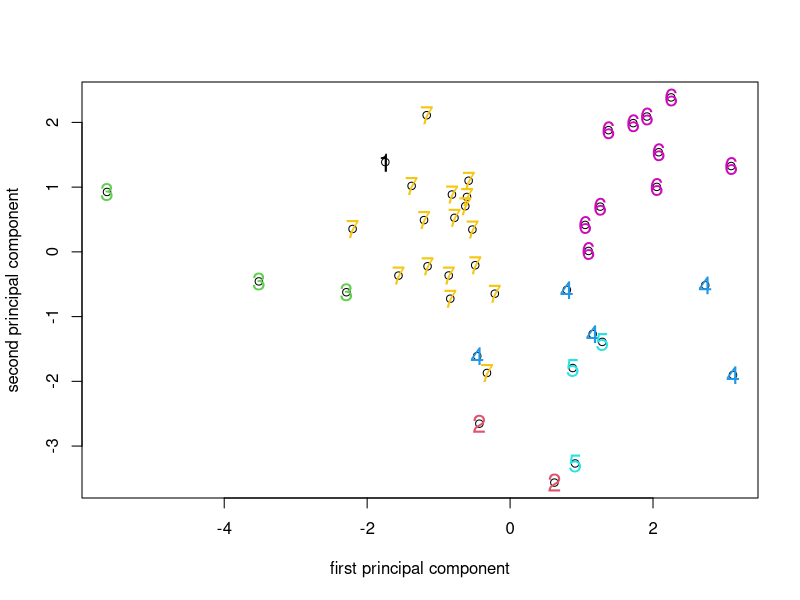
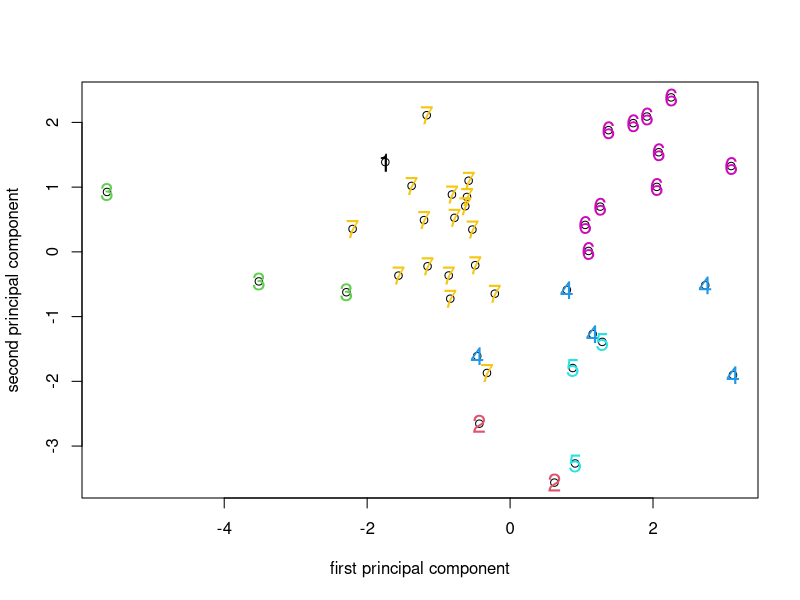
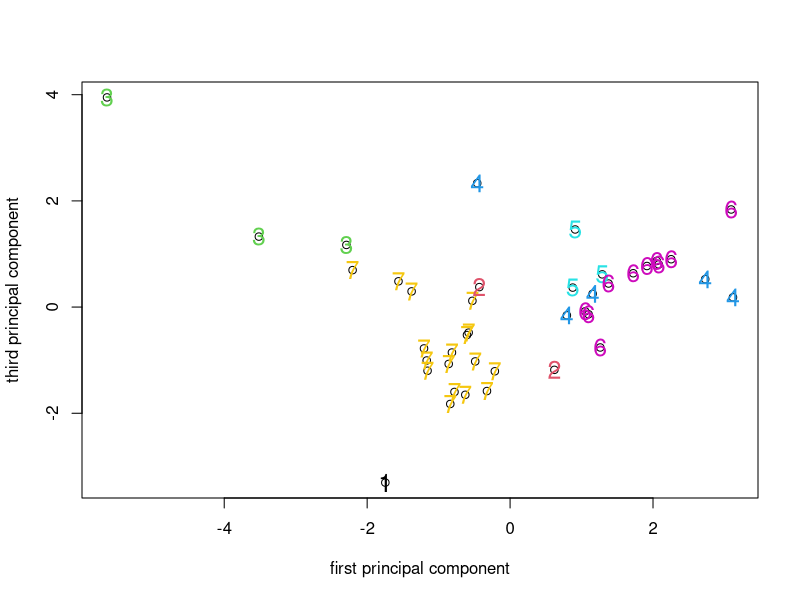
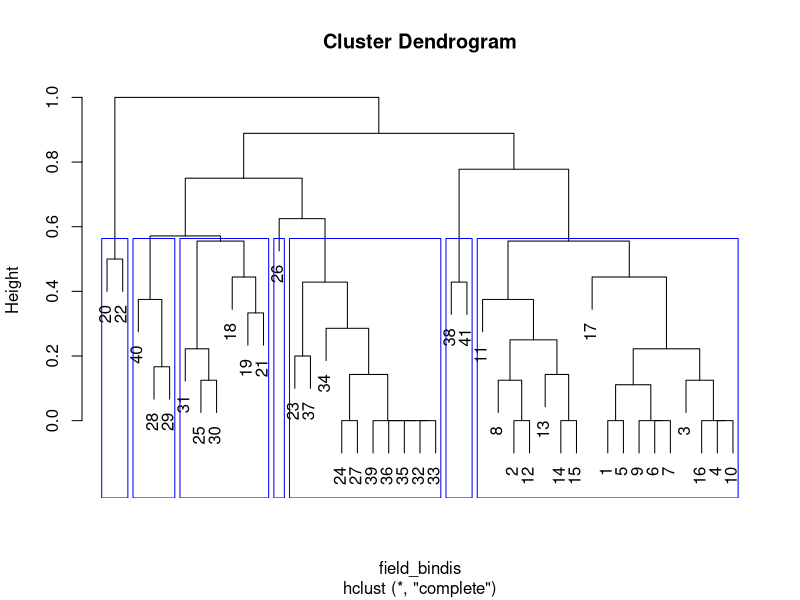
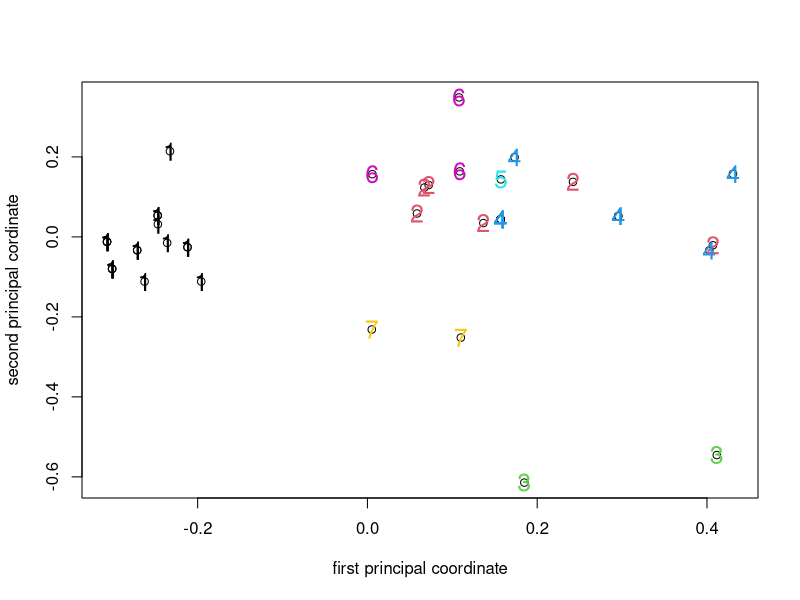

Recreate these plots in R, in order.
## ---- chunk 1
PCA1_data <- read.csv("data/PCA1_Survey.csv", head = TRUE)
PCA1_cordata <- PCA1_data[c(-7, -8, -9)]
head(PCA1_cordata)

survey_corpca1 <- princomp(PCA1_cordata[3:14], cor = TRUE)
NHCA_data1 <- data.frame(PCA1_cordata[, 1:2], scale(PCA1_cordata[, 3:14]))
NHCA_fields2 <- kmeans(NHCA_data1[, 3:14], 7)
## ---- chunk 2
PCA_7clusplot <- plot(survey_corpca1$score[, 1], survey_corpca1$score[, 2],
  xlab = "first principal component", ylab = "second principal component"
)
text(survey_corpca1$score[, 1], survey_corpca1$score[, 2],
  cex = 1.5, NHCA_fields2$cluster,
  col = NHCA_fields2$cluster
)

PCA_7clusplot <- plot(survey_corpca1$score[, 1], survey_corpca1$score[, 2],
  xlab = "first principal component", ylab = "second principal component"
)
text(survey_corpca1$score[, 1], survey_corpca1$score[, 2],
  cex = 1.5, NHCA_fields2$cluster,
  col = NHCA_fields2$cluster
)

PCA_7clusplot2 <- plot(survey_corpca1$score[, 1], survey_corpca1$score[, 3],
  xlab = "first principal component", ylab = "third principal component"
)

text(survey_corpca1$score[, 1], survey_corpca1$score[, 3],
  cex = 1.5, NHCA_fields2$cluster,
  col = NHCA_fields2$cluster
)
## ---- chunk 3
HCA_data2 <- data.frame(PCA1_cordata[, 1:2], (PCA1_cordata[, 3:14] > 0) * 1)
field_bindis <- dist(HCA_data2[, 3:14], method = "binary")
PCO1_fields <- cmdscale(field_bindis, k = 10, eig = TRUE)
HCA_field3 <- hclust(field_bindis, method = "complete")
plot(HCA_field3)
field_hgroups3 <- cutree(HCA_field3, k = 7)
rect.hclust(HCA_field3, k = 7, border = "blue")

PCO_7clusplot <- plot(PCO1_fields$points[, 1], PCO1_fields$points[, 2],
  xlab = "first principal coordinate", ylab = "second principal cordinate"
)
text(PCO1_fields$points[, 1], PCO1_fields$points[, 2],
  cex = 1.5, field_hgroups3,
  col = field_hgroups3
)
